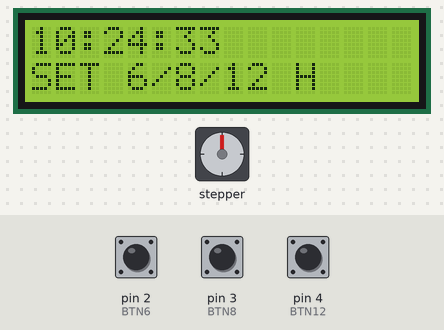
Bench run of a sketch on a simulated Arduino Uno, built with avr-gcc and run on an emulated ATmega328P. Parts: stepper motor, 16×2 character LCD. Wiring (inferred from the names in the program): stepper motor driver (200 steps per turn assumed): step pin 9; direction pin 8. The test bench sets the inputs (shaded band); at power-on: pin 4 (BTN12) HIGH, pin 2 (BTN6) HIGH, pin 3 (BTN8) HIGH. The local clock reads 2024-03-15 10:24:30 at power-on unless the sketch sets it.

Above: at 3.2 s.
3.3 s: pin 4 (BTN12) pulled LOW for 0.65 s
At 7.2 s:
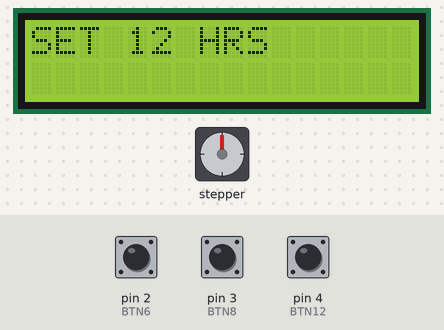
10.1 s: pin 4 (BTN12) pulled LOW for 1 s
14.2 s: pin 2 (BTN6) pulled LOW for 3.2 s
At 16.9 s:
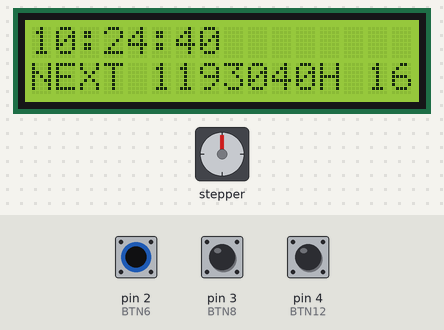
20.5 s: pin 3 (BTN8) pulled LOW for 0.65 s
At 22.8 s:
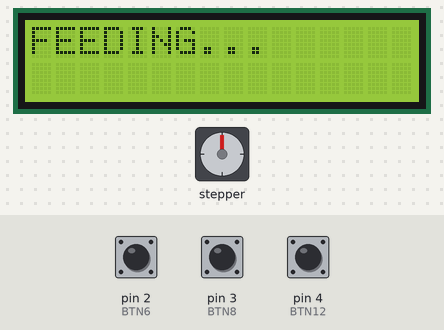
24.2 s: pin 2 (BTN6) pulled LOW for 1 s
At 25.2 s:
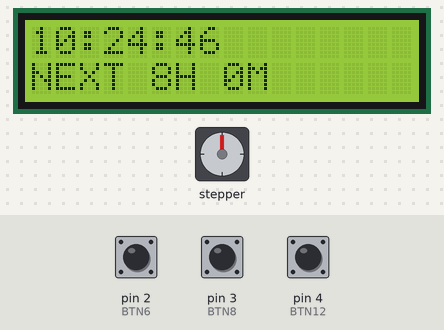
28.3 s: pin 3 (BTN8) pulled LOW for 1 s
At 31.5 s:
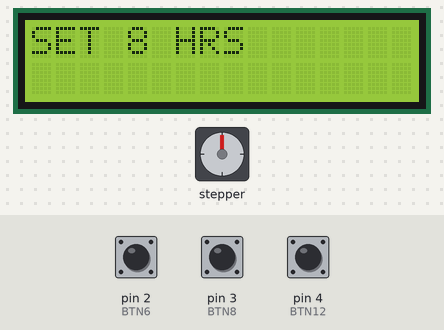
Timing chart, 0 to 33.0 s (numbered marks = the images above; inputs shaded):
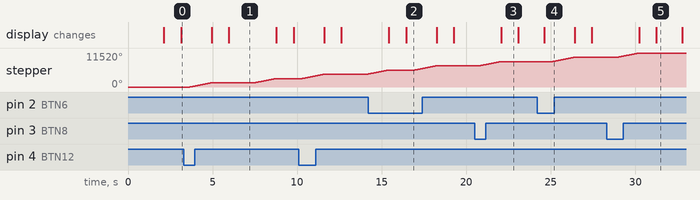

Measured:
- after the input at 3.3 s, stepper: turns 1440° clockwise in 1.3 s, then 1440° clockwise in 1.3 s; the display: first changes after 1.6 s (image 1 shows a later state)
- after the input at 14.2 s, stepper: goes on until 18.2 s, then stays 7200°
- after the input at 20.5 s, stepper: turns 1440° clockwise in 1.3 s, starting after 0.28 s; the display: changes after 1.6 s (image 3)
- after the input at 24.2 s, stepper: turns 1440° clockwise in 1.3 s, starting after 0.92 s
- after the input at 28.3 s, stepper: turns 1440° clockwise in 1.3 s, starting after 0.65 s; the display: first changes after 1.9 s (image 5 shows a later state)
- what the display in image 3 shows lasts 1.0 s, from 22.1 s to 23.1 s

The sketch:

Cat.ino
```cpp
#include <Wire.h>
#include <RTClib.h>
#include <LiquidCrystal_I2C.h>

RTC_DS3231 rtc;
LiquidCrystal_I2C lcd(0x27, 16, 2);

// BUTTONS
#define BTN6   2
#define BTN8   3
#define BTN12  4

// TB6600
#define STEP_PIN 9
#define DIR_PIN  8

int feedIntervalHours = 0;
unsigned long nextFeedEpoch = 0;
bool systemStarted = false;

void setup() {

  Serial.begin(9600);

  Wire.begin(); // A4 SDA, A5 SCL

  rtc.begin();

  lcd.init();
  lcd.backlight();

  pinMode(BTN6, INPUT_PULLUP);
  pinMode(BTN8, INPUT_PULLUP);
  pinMode(BTN12, INPUT_PULLUP);

  pinMode(STEP_PIN, OUTPUT);
  pinMode(DIR_PIN, OUTPUT);

  digitalWrite(DIR_PIN, HIGH);

  lcd.setCursor(0,0);
  lcd.print("SMART CAT");
  lcd.setCursor(0,1);
  lcd.print("FEEDER");

  delay(2000);
  lcd.clear();
}

void loop() {

  DateTime now = rtc.now();

  if (digitalRead(BTN6) == LOW) setInterval(6);
  if (digitalRead(BTN8) == LOW) setInterval(8);
  if (digitalRead(BTN12) == LOW) setInterval(12);

  if (systemStarted && now.unixtime() >= nextFeedEpoch) {
    feedCat();
    nextFeedEpoch = now.unixtime() + feedIntervalHours * 3600;
  }

  displayData(now);

  delay(500);
}

void setInterval(int hours) {

  feedIntervalHours = hours;
  systemStarted = true;

  feedCat();

  nextFeedEpoch = rtc.now().unixtime() + hours * 3600;

  lcd.clear();
  lcd.print("SET ");
  lcd.print(hours);
  lcd.print(" HRS");

  delay(1500);
  lcd.clear();
}

void feedCat() {

  lcd.clear();
  lcd.print("FEEDING...");

  digitalWrite(DIR_PIN, HIGH);

  for (int i = 0; i < 800; i++) {
    digitalWrite(STEP_PIN, HIGH);
    delayMicroseconds(800);
    digitalWrite(STEP_PIN, LOW);
    delayMicroseconds(800);
  }

  delay(1000);
  lcd.clear();
}

void displayData(DateTime now) {

  lcd.setCursor(0,0);

  char t[16];
  sprintf(t,"%02d:%02d:%02d", now.hour(), now.minute(), now.second());
  lcd.print(t);

  lcd.setCursor(0,1);

  if (systemStarted) {
    unsigned long rem = nextFeedEpoch - now.unixtime();
    lcd.print("NEXT ");
    lcd.print(rem/3600);
    lcd.print("H ");
    lcd.print((rem%3600)/60);
    lcd.print("M");
  } else {
    lcd.print("SET 6/8/12 H");
  }
}
```
